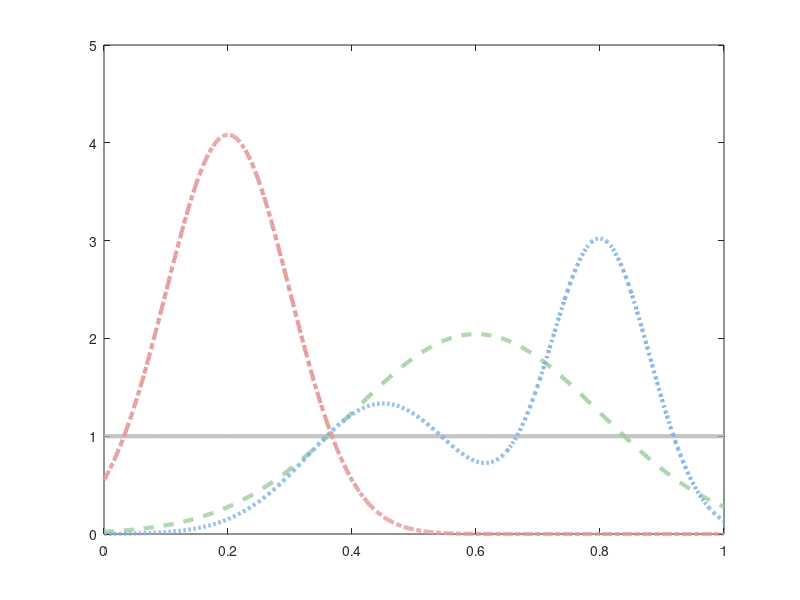

This chart was generated by the following MATLAB code: (Note: this script raises an error after producing the figure.)
%%
% Project Name: USSP
% Description: Toy example figure of Figure 1 
% Author: Yang Jinjing
% Email: yangjinjing94@163.com
% Date: 2025-04-19
%%


% Set parameters
n = 1000; % Number of discretization points
x = linspace(0, 1, n); % Define the range of the x-axis
% Function pi: Uniform distribution on 0-1
pdf_pi = zeros(size(x));
pdf_pi(x >= 0 & x <= 1) = 1; % Probability density of uniform distribution on [0, 1] is 1
% Function A: Truncated normal distribution, mean at the center, small standard deviation
mean_A = 0.6;
std_A = 0.2;
pdf_A_untruncated = normpdf(x, mean_A, std_A);
pdf_A = pdf_A_untruncated;
pdf_A(x < 0 | x > 1) = 0; % Set values outside the range [0, 1] to 0
normalization_A = trapz(x, pdf_A); % Calculate the integral after truncation
pdf_A = pdf_A / normalization_A; % Normalize so that the integral is approximately 1
% Function B: Truncated normal distribution, mean near the boundary, very small standard deviation
mean_C = 0.2;
std_C = 0.1;
pdf_C_untruncated = normpdf(x, mean_C, std_C);
pdf_C = pdf_C_untruncated;
pdf_C(x < 0 | x > 1) = 0; % Set values outside the range [0, 1] to 0
normalization_C = trapz(x, pdf_C); % Calculate the integral after truncation
pdf_C = pdf_C / normalization_C; % Normalize so that the integral is approximately 1
% Function C: Multimodal distribution (mixture of two Gaussian distributions)
mean_B1 = 0.8;
std_B1 = 0.08;
weight_B1 = 0.6; % Weight of the first Gaussian distribution
mean_B2 = 0.45;
std_B2 = 0.12;
weight_B2 = 0.4; % Weight of the second Gaussian distribution
pdf_B_untruncated = weight_B1 * normpdf(x, mean_B1, std_B1) + weight_B2 * normpdf(x, mean_B2, std_B2);
pdf_B = pdf_B_untruncated;
pdf_B(x < 0 | x > 1) = 0; % Set values outside the range [0, 1] to 0
normalization_B = trapz(x, pdf_B); % Calculate the integral after truncation
pdf_B = pdf_B / normalization_B; % Normalize so that the integral is approximately 1
% Morandi color scheme
color_pi = [0.7, 0.7, 0.7];       % Light gray
color_A = [0.6, 0.8, 0.6];       % Light green
color_C = [0.9, 0.6, 0.6];       % Light red
color_B = [0.5, 0.7, 0.9];       % Light blue
% Plot the function images
figure;
h1=plot(x, pdf_pi, 'Color', color_pi, 'LineWidth', 3, 'DisplayName', 'Uniform measure $\pi$');
hold on;
h2=plot(x, pdf_A, 'Color', color_A, 'LineStyle', '--', 'LineWidth', 3, 'DisplayName', 'Probability measure $\eta_A$'); % Modified here
h3=plot(x, pdf_B, 'Color', color_B, 'LineStyle', ':', 'LineWidth', 3, 'DisplayName', 'Probability measure $\eta_B$'); % Plot C
h4=plot(x, pdf_C, 'Color', color_C, 'LineStyle', '-.', 'LineWidth', 3, 'DisplayName', 'Probability measure $\eta_C$'); % Modified here
uistack(h1, 'top');
hold off;
set(gca,'FontSize',15)
xlabel('x','FontSize',25);
ylabel('Probability density','FontSize',25);
legend([h1, h2, h3, h4],'FontSize',20, 'Interpreter', 'latex','NumColumns',1); % Updated legend
grid on;
% Calculate the total variation between A and pi (calculated over the entire domain)
tv_piA = 0.5 * trapz(x, abs(pdf_A - pdf_pi));
fprintf('Total Variation between function A and function pi (entire domain): %.4f\n', tv_piA);
% Calculate the total variation between B and function pi (calculated over the entire domain)
tv_piB = 0.5 * trapz(x, abs(pdf_C - pdf_pi));
fprintf('Total Variation between function C and function pi (entire domain): %.4f\n', tv_piB);
% Calculate the total variation between C and function pi (calculated over the entire domain)
tv_piC = 0.5 * trapz(x, abs(pdf_B - pdf_pi));
fprintf('Total Variation between function B and function pi (entire domain): %.4f\n', tv_piC);
% Display the total variation values on the plot
max_pdf_A = max(pdf_A);
text_y_pos_A = max_pdf_A * 1.1; % Slightly above the peak of A
tv_piA_str = sprintf('TV($\\pi$, $\\eta_A$) = %.4f', tv_piA);
text(mean_A, text_y_pos_A, tv_piA_str, 'FontSize', 20, 'Interpreter', 'latex', 'HorizontalAlignment', 'center');
max_pdf_C = max(pdf_C);
text_y_pos_C = max_pdf_C * 1.05; % Slightly above the peak of B
tv_piB_str = sprintf('TV($\\pi$, $\\eta_C$) = %.4f', tv_piB);
text(mean_C, text_y_pos_C, tv_piB_str, 'FontSize', 20, 'Interpreter', 'latex', 'HorizontalAlignment', 'center');
% Display the total variation value of C on the plot
% Choose a suitable position to display the total variation value of C
mean_B_Bisplay = (weight_B1+0.1) * mean_B1 + (weight_B2-0.1) * mean_B2; % Weighted average as a reference for display position
max_pdf_B = max(pdf_B);
text_y_pos_B = max_pdf_B * 1.05; % Slightly above the peak of C
tv_piC_str = sprintf('TV($\\pi$, $\\eta_B$) = %.4f', tv_piC);
text(mean_B_Bisplay, text_y_pos_B, tv_piC_str, 'FontSize', 20, 'Interpreter', 'latex', 'HorizontalAlignment', 'center');